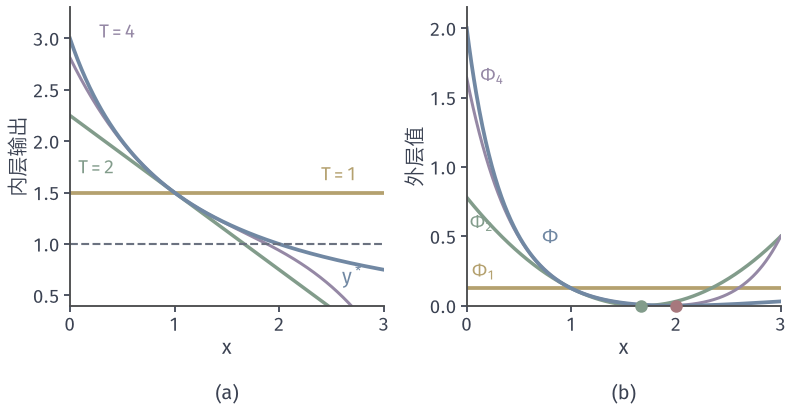

The script that drew this image:
from pathlib import Path
import sys
sys.path.insert(0, str(Path(__file__).resolve().parents[1]/"bilevel-common"))
from bilevel_core import *
fig, axs = figure(width_mm=112, height_mm=58, ncols=2)
x = np.linspace(0,3,400)
S = [(1,YELLOW,'-',1.5),(2,GREEN,'-',1.4),(4,PURPLE,'-',1.2)]
ax = axs[0]
for T,c,ls,lw in S: ax.plot(x,yT(x,T),color=c,lw=lw,ls=ls)
ax.plot(x,ystar(x),color=BLUE,lw=1.5)
ax.axhline(1,color=MUTED,lw=.85,ls='--')
ax.text(2.4,1.62,'$T=1$',color=YELLOW,fontsize=7.5); ax.text(.08,1.68,'$T=2$',color=GREEN,fontsize=7.5)
ax.text(.28,3.0,'$T=4$',color=PURPLE,fontsize=7.5); ax.text(2.6,.62,r'$y^*$',color=BLUE)
clean(ax,(0,3),(.4,3.3),'$x$','内层输出'); ax.set_xticks([0,1,2,3]); tag(ax,'(a)',-.26)
ax = axs[1]
for T,c,ls,lw in S: ax.plot(x,.5*(yT(x,T)-1)**2,color=c,lw=lw,ls=ls)
ax.plot(x,Phi(x),color=BLUE,lw=1.5)
ax.plot([5/3],[0],'o',color=GREEN,ms=4,zorder=6,clip_on=False)
ax.plot([2],[0],'o',color=RED,ms=4,zorder=7,clip_on=False)
ax.text(.05,.21,r'$\Phi_1$',color=YELLOW,fontsize=7.5); ax.text(.03,.56,r'$\Phi_2$',color=GREEN,fontsize=7.5)
ax.text(.72,.03+.42,r'$\Phi$',color=BLUE,fontsize=8); ax.text(.13,1.62,r'$\Phi_4$',color=PURPLE,fontsize=7.5)
clean(ax,(0,3),(0,2.15),'$x$','外层值'); ax.set_xticks([0,1,2,3]); tag(ax,'(b)',-.26)
save(fig, Path(__file__).resolve().parent, 'figure', {'alpha':.5,'y0':0,'T':[1,2,4]})
